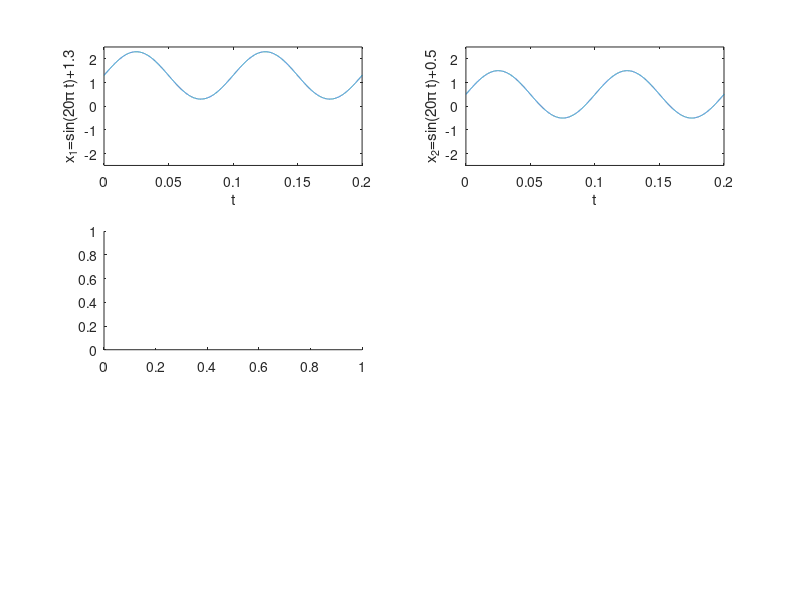

Recreate this plot in MATLAB. (Note: this script raises an error after producing the figure.)
set(0,'defaultfigurecolor','w');

Fs=44100;
dt=1.0/Fs;
T=1; N=T/dt;
t=[0:N-1]/N;


subplot(3,2,1)
x1=sin(2*pi*10*t)+1.3;
plot(t,x1);
axis([0,0.2,-2.5,2.5]);
ylabel('x_1=sin(20\pi t)+1.3')
xlabel('t')

subplot(3,2,2)
x2=sin(2*pi*10*t)+0.5;
plot(t,x2);
axis([0,0.2,-2.5,2.5]);
ylabel('x_2=sin(20\pi t)+0.5')
xlabel('t')

% subplot(3,2,3)
% x3=2000*sin(2*pi*400*t);
% plot(t,x3);
% axis([0,0.2,-2500,2500]); 
% ylabel('x_3')
% xlabel('x_3=sin(800\pi t)')


subplot(3,2,3)
x4=2000*ammod(x1,400,Fs,0);
plot(t,x4);
axis([0,0.2,-5500,5500]); 
ylabel('x_4=x_3\times x_1')
xlabel('t')

subplot(3,2,4)
x5=2000*ammod(x2,400,Fs,0);
plot(t,x5);
axis([0,0.2,-5500,5500]); 
ylabel('x_5=x_3\times x_2')
xlabel('t')

subplot(3,2,5)
x6=amdemod(x4,400,Fs,0);
plot(t,x6);
axis([0,0.2,-5500,5500]); 
ylabel('x_6')
xlabel('t')

subplot(3,2,6)
x7=amdemod(x5,400,Fs,0);
plot(t,x7);
axis([0,0.2,-5500,5500]); 
ylabel('x_7')
xlabel('t')